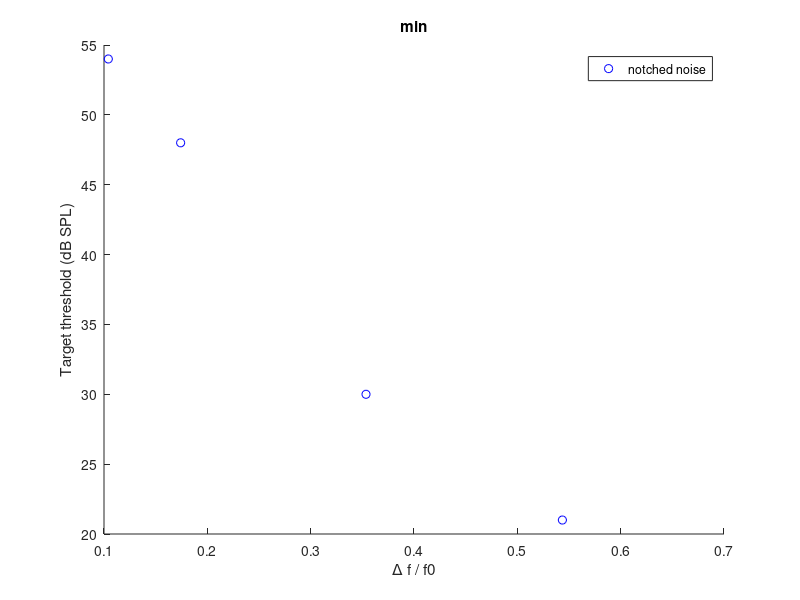

MATLAB code to generate this figure:
%% noise and tonal mask compare
clear;
close all;


%% x_n
t_cf = 1000;

x1 = (t_cf*(2^(0.15)-2^(-0.15))/2)/t_cf; %0.3
x2 = (t_cf*(2^(0.25)-2^(-0.25))/2)/t_cf; %0.5
x3 = (t_cf*(2^(0.5)-2^(-0.5))/2)/t_cf;   %1
x4 = (t_cf*(2^(0.75)-2^(-0.75))/2)/t_cf;       %2

x_n= [x1, x2, x3, x4];


% %% x_t
% t_cf = 1000;
% 
% x1 = (1000-1000*2^(-0.3))/1000; %0.3
% x2 = (1000-1000*2^(-0.5))/1000; %0.5
% x3 = (1000-1000*2^(-1))/1000;   %1
% x4 = (1000-1000*2^(-2))/1000;   %2
% 
% x_t= [x1, x2, x3, x4];

%% pelin

name = 'min';
y_t1 = 48;
y_t2 = 45;
y_t3 = 30;
y_t4 = 17;
y_t = [y_t1, y_t2, y_t3, y_t4];

% 1000
       %29%23%19%18%17%16 % 15
y_n1 = 54; 50;%54;%53;%50;%49;%53;
y_n2 = 48;%49;%46;%42;%42;%46;
y_n3 = 30;%28;%30;%22;%25;%30;
y_n4 = 21;%23;%14;%16;%12;%17;
y_n = [y_n1, y_n2, y_n3, y_n4];

% 2000
       %24%19%18%17%16 % 15
% y_n1 = 50;%54;%53;%50;%49;%53;
% y_n2 = 48;%49;%46;%42;%42;%46;
% y_n3 = 33;%28;%30;%22;%25;%30;
% y_n4 = 23;%23;%14;%16;%12;%17;
% y_n = [y_n1, y_n2, y_n3, y_n4];

% 500
       
% y_n1 = 50;%54;%53;%50;%49;%53;
% y_n2 = 44;%49;%46;%42;%42;%46;
% y_n3 = 31;%28;%30;%22;%25;%30;
% y_n4 = 21;%23;%14;%16;%12;%17;
% y_n = [y_n1, y_n2, y_n3, y_n4];

%% plot

hold on;
%plot(x_t, y_t,'or');
plot(x_n, y_n,'ob');
xlabel('\Delta f / f0');
ylabel('Target threshold (dB SPL)');
legend('notched noise');
title(name);

